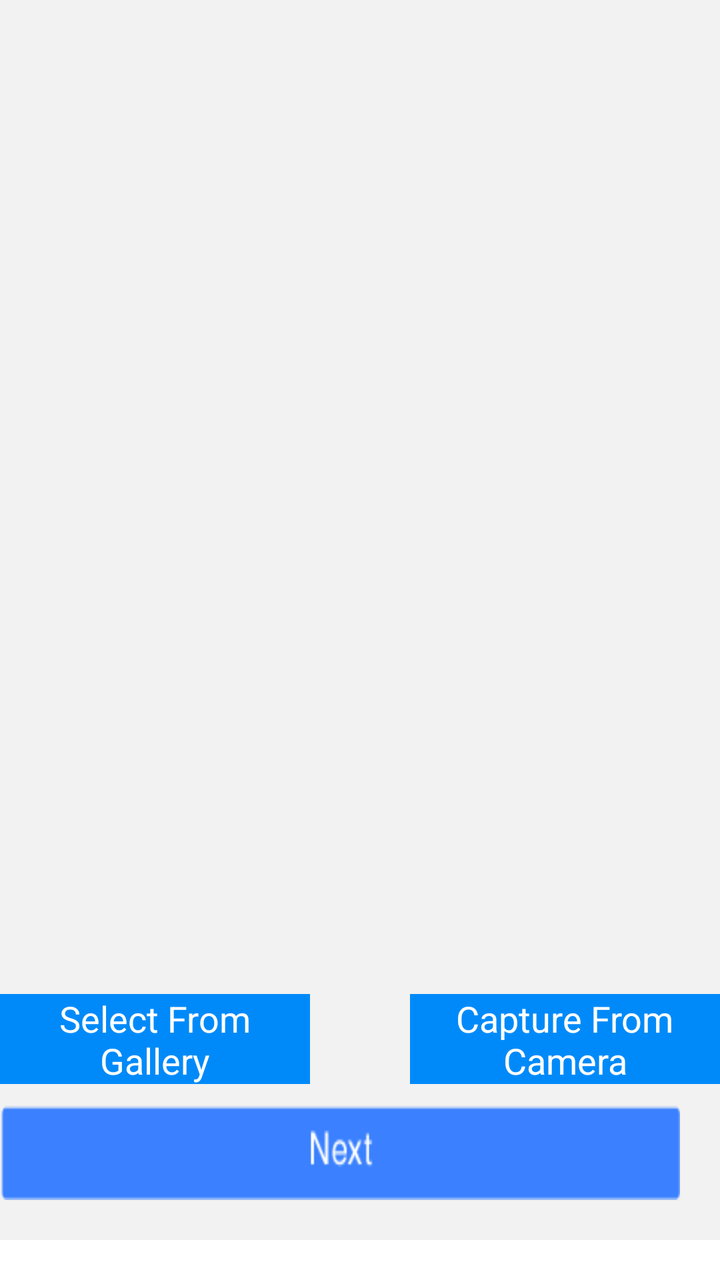
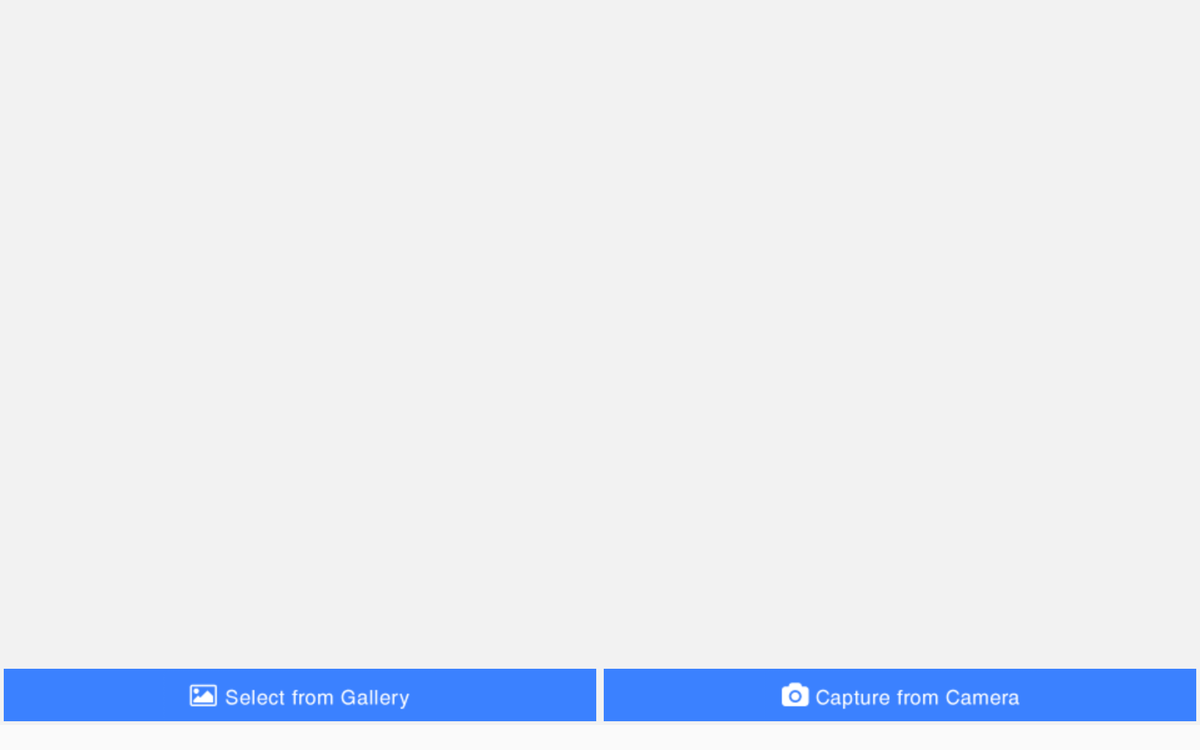

The same Android screen from two of the app's own layout files: first res/layout/ as a phone draws it, then the repository's variant for another configuration, drawn on a device whose configuration selects that folder. Both files follow.
<!-- AndroidManifest.xml: application theme AppTheme -->
<!-- res/layout/fragment_jobimages.xml -->
<?xml version="1.0" encoding="utf-8"?>
<LinearLayout xmlns:android="http://schemas.android.com/apk/res/android"
    android:layout_width="match_parent"
    android:layout_height="match_parent"
    android:gravity="center|center_horizontal"
    android:orientation="vertical">

    <RelativeLayout
        android:id="@+id/jobimages_layout"
        android:layout_width="match_parent"
        android:layout_height="match_parent"
        android:layout_marginBottom="20dp"
        android:background="@color/list_bg2"
        android:orientation="horizontal">

        <GridView
            android:id="@+id/gridview"
            android:layout_width="match_parent"
            android:layout_height="500dp"
            android:layout_above="@+id/select_image_btn"
            android:layout_alignParentTop="true"
            android:columnWidth="100dp"
            android:gravity="center"
            android:horizontalSpacing="20dp"
            android:numColumns="auto_fit"
            android:padding="20dp"
            android:verticalSpacing="20dp">

        </GridView>

        <ImageView
            android:id="@+id/imageView"
            android:layout_width="150dp"
            android:layout_height="150dp"
            android:layout_marginLeft="10dp"
            android:layout_marginTop="10dp"
            android:layout_weight="0.16" />

        <Button
            android:id="@+id/images_prev_button"
            android:layout_width="wrap_content"
            android:layout_height="wrap_content"
            android:layout_alignParentBottom="true"
            android:layout_alignParentLeft="true"
            android:layout_marginBottom="20dp"
            android:layout_marginLeft="20dp"
            android:background="@drawable/previous_button" />

        <Button
            android:id="@+id/images_next_button"
            android:layout_width="wrap_content"
            android:layout_height="wrap_content"
            android:layout_alignParentBottom="true"
            android:layout_alignParentRight="true"
            android:layout_marginBottom="20dp"
            android:layout_marginRight="20dp"
            android:background="@drawable/next_button" />

        <ImageView
            android:id="@+id/center_image"
            android:layout_width="50dp"
            android:layout_height="1dp"
            android:layout_above="@+id/images_prev_button"
            android:layout_centerHorizontal="true" />

        <Button
            android:id="@+id/select_image_btn"
            android:layout_width="200dp"
            android:layout_height="45dp"
            android:layout_above="@+id/images_prev_button"
            android:layout_marginBottom="10dp"
            android:layout_toLeftOf="@+id/center_image"
            android:background="@color/light_gray"
            android:text="Select From Gallery"
            android:textColor="@color/white" />

        <Button
            android:id="@+id/camera_image_btn"
            android:layout_width="200dp"
            android:layout_height="45dp"
            android:layout_above="@+id/images_prev_button"
            android:layout_marginBottom="10dp"
            android:layout_toRightOf="@+id/center_image"
            android:background="@color/light_gray"
            android:text="Capture From Camera"
            android:textColor="@color/white" />

    </RelativeLayout>
</LinearLayout>
<!-- resources referenced by this layout -->
<resources>
  <color name="light_gray">#008AF9</color>
  <color name="list_bg2">#f2f2f2</color>
  <color name="white">#ffffffff</color>
  <!-- drawable next_button: png bitmap (drawable, 997 bytes) -->
  <!-- drawable previous_button: png bitmap (drawable-large, 1368 bytes) -->
  <style name="AppTheme" parent="AppBaseTheme">
          
      </style>
  <style name="AppBaseTheme" parent="android:Theme.Holo.Light">
          
      </style>
</resources>
<!-- res/layout-large-land/fragment_jobimages.xml (the repository's variant of the layout above) -->
<!-- drawn on a 7-inch tablet turned sideways -->
<?xml version="1.0" encoding="utf-8"?>
<LinearLayout xmlns:android="http://schemas.android.com/apk/res/android"
    android:layout_width="match_parent"
    android:layout_height="match_parent"
    android:gravity="center|center_horizontal"
    android:orientation="vertical">

    <RelativeLayout
        android:id="@+id/jobimages_layout"
        android:layout_width="match_parent"
        android:layout_height="match_parent"
        android:layout_marginBottom="20dp"
        android:background="@color/list_bg2"
        android:orientation="horizontal">

        <GridView
            android:id="@+id/gridview"
            android:layout_width="match_parent"
            android:layout_height="wrap_content"
            android:gravity="center"
            android:horizontalSpacing="10dp"
            android:verticalSpacing="10dp"
            android:numColumns="auto_fit"
            android:columnWidth="100dp"
            android:padding="10dp"
            android:layout_above="@+id/select_image"
            android:layout_alignParentTop="true">

        </GridView>

        <ImageView
            android:id="@+id/imageView"
            android:layout_width="150dp"
            android:layout_height="150dp"
            android:layout_marginLeft="10dp"
            android:layout_marginTop="10dp"
            android:layout_weight="0.16" />

        <Button
            android:id="@+id/images_prev_button"
            android:layout_width="wrap_content"
            android:layout_height="wrap_content"
            android:layout_alignParentBottom="true"
            android:layout_alignParentLeft="true"
            android:layout_marginLeft="20dp"
            android:layout_marginBottom="20dp"
            android:background="@drawable/previous_button"
            android:visibility="gone"
            />

        <Button
            android:id="@+id/images_next_button"
            android:layout_width="wrap_content"
            android:layout_height="wrap_content"
            android:layout_alignParentBottom="true"
            android:layout_alignParentRight="true"
            android:layout_marginBottom="20dp"
            android:layout_marginRight="20dp"
            android:background="@drawable/next_button"
            android:visibility="gone"
            />

        <ImageView
            android:id="@+id/center_image"
            android:layout_width="50dp"
            android:layout_height="1dp"
            android:layout_above="@+id/images_prev_button"
            android:layout_centerHorizontal="true"
            />
        <LinearLayout
            android:id="@+id/select_image"
            android:layout_width="match_parent"
            android:layout_height="wrap_content"
            android:layout_alignParentBottom="true">
            <ImageView
                android:id="@+id/select_image_btn"
                android:layout_width="match_parent"
                android:layout_height="wrap_content"
                android:layout_weight="1"
                android:layout_margin="3dp"
                android:layout_marginBottom="10dp"
                android:background="@color/btn_back"
                android:layout_alignParentBottom="true"
                android:src="@drawable/library_select"
                android:layout_toLeftOf="@+id/center_image" />

            <ImageView
                android:id="@+id/camera_image_btn"
                android:layout_width="match_parent"
                android:layout_height="wrap_content"
                android:background="@color/btn_back"
                android:layout_margin="3dp"
                android:layout_weight="1"
                android:src="@drawable/camera_capture"
                android:layout_below="@+id/gridview"
                android:layout_toRightOf="@+id/center_image"
                android:layout_toEndOf="@+id/center_image" />
        </LinearLayout>



    </RelativeLayout>
</LinearLayout>
<!-- resources referenced by the variant -->
<!-- as a 7-inch tablet turned sideways resolves them -->
<resources>
  <color name="btn_back">#3b81ff</color>
  <color name="list_bg2">#f2f2f2</color>
  <!-- drawable camera_capture: png bitmap (drawable, 2029 bytes) -->
  <!-- drawable library_select: png bitmap (drawable-large, 1944 bytes) -->
  <!-- drawable next_button: png bitmap (drawable, 997 bytes) -->
  <!-- drawable previous_button: png bitmap (drawable-large, 1368 bytes) -->
  <!-- from res/values-large/ -->
  <style name="AppTheme" parent="MyMaterialTheme.Base">
      </style>
  <!-- from res/values-large/ -->
  <style name="MyMaterialTheme.Base" parent="Theme.AppCompat.Light.DarkActionBar">
          <item name="windowNoTitle">true</item>
          <item name="windowActionBar">false</item>
          <item name="colorPrimary">@color/colorPrimary</item>
          <item name="colorPrimaryDark">@color/colorPrimaryDark</item>
          <item name="colorAccent">@color/colorAccent</item>
      </style>
  <color name="colorPrimary">#008AF9</color>
  <color name="colorPrimaryDark">#196dc3</color>
  <color name="colorAccent">#008AF9</color>
</resources>
